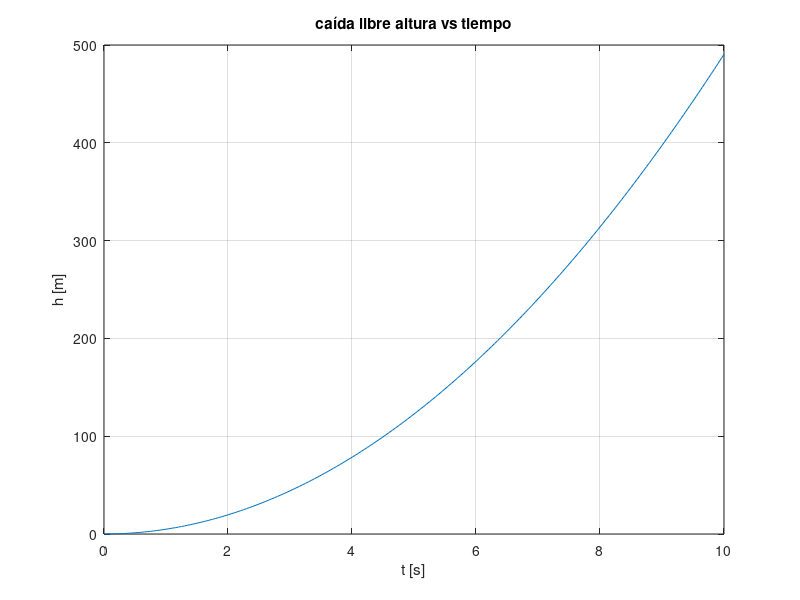

This figure's MATLAB source:
% script que permite graficar la caída de un objeto
% h = (1/2)gt^2

% Primer paso: Declarar constantes
g = 9.81;

% Segundo paso: Declarar la variable independiente
t = 0:0.05:10;

% Tercer paso: Escribir la función de estudio 
h = (1/2)*g*t.^2;;

% Cuarto paso: Gráfica de la función de estudio
plot(t,h);  % dibuja h en función a t
grid;  % crea una malla
xlabel('t [s]'); % coloca etiqueta el eje horizontal
ylabel('h [m]'); % coloca etiqueta en el eje vertical
title('caída libre altura vs tiempo'); % coloca un título al gráfico